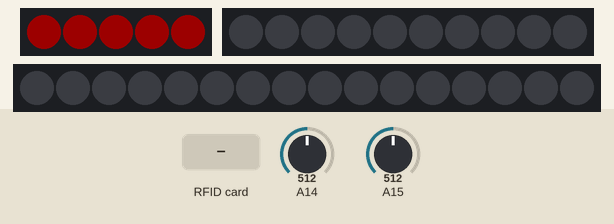
Simulated run of this sketch. Board: Arduino Mega 2560, built with avr-gcc and run on an emulated ATmega2560. Parts: 5 RGB LEDs in strip order, left to right, 10 RGB LEDs in strip order, left to right, 16 RGB LEDs in strip order, left to right. The test bench sets the inputs (shaded band); at power-on: A14 = 512, A15 = 512. Dim RGB values are drawn brighter than linear; what the sketch prints to the serial monitor is not drawn.

Above: at 1.2 s.
1.3 s: A14 set to 885
2.8 s: A14 set to 907
At 5.0 s:
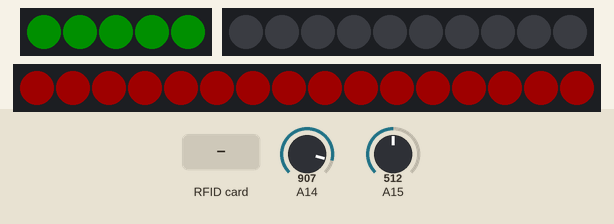
5.2 s: A14 set to 890
At 5.65 s:
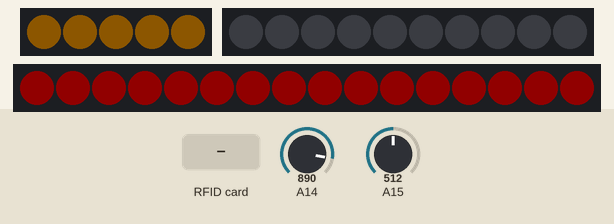
7.0 s: A14 set to 900
At 8.8 s:
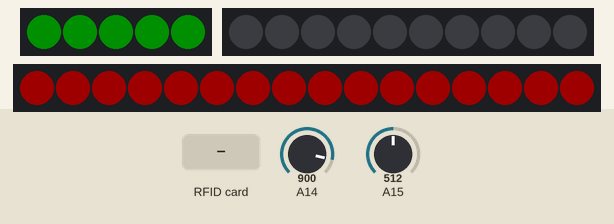
9.4 s: RFID card 5E 7A 19 C4 held to the reader
At 12.2 s:
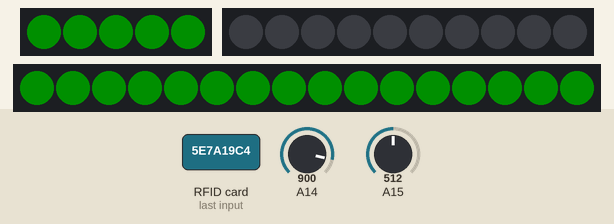
12.4 s: A14 set to 716
At 12.85 s:
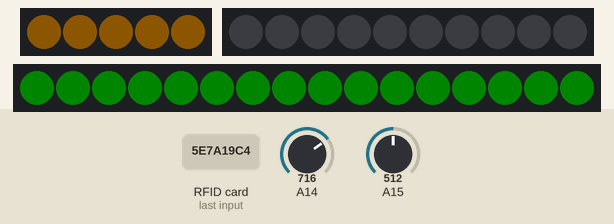
Timing chart, 0 to 15.4 s (numbered marks = the images above; inputs shaded):
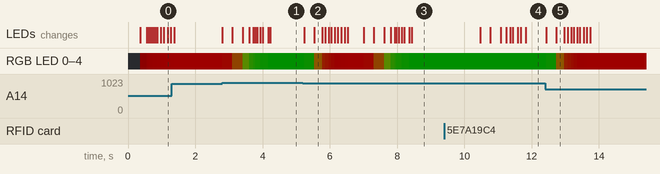

Measured:
- the behaviour switches between 899 and 900 on A14 (found by bisection; images 0 and 1)
- after the input at 2.8 s, RGB LED 0–4: RGB(30, 0, 0) → RGB(28, 1, 0) at once, → RGB(15, 7, 0) 0.30 s later, → RGB(7, 11, 0) 0.31 s later, → RGB(4, 13, 0) 0.19 s later, … (9 changes in this stretch)
- after the input at 5.2 s, RGB LED 0–4: RGB(0, 15, 0) → RGB(1, 14, 0) at once, → RGB(13, 8, 0) 0.30 s later, → RGB(20, 4, 0) 0.23 s later, → RGB(22, 3, 0) 0.10 s later, … (11 changes in this stretch)
- after the input at 7.0 s, RGB LED 0–4: RGB(30, 0, 0) → RGB(28, 1, 0) at once, → RGB(15, 7, 0) 0.30 s later, → RGB(7, 11, 0) 0.31 s later, → RGB(4, 13, 0) 0.19 s later, … (9 changes in this stretch)
- after the input at 12.4 s, RGB LED 0–4: RGB(0, 15, 0) → RGB(1, 14, 0) at once, → RGB(13, 8, 0) 0.30 s later, → RGB(20, 4, 0) 0.23 s later, → RGB(22, 3, 0) 0.10 s later, … (11 changes in this stretch)

The sketch:

jan27rfidAndSounds.ino
```cpp
#include <SPI.h>

#include <MFRC522.h>
#define SS_PIN 53 //SDA Pin
#define RST_PIN 5
MFRC522 mfrc522(SS_PIN, RST_PIN); // Instance of the mfrc522 class

#include <FastLED.h> //FastLED library
#define FIRST_STRIP_NUM_LEDS 5 //ONLY FOR FIRST LED STRIP
#define SECOND_STRIP_NUM_LEDS 10 //ONLY FOR FIRST LED STRIP
#define THIRD_STRIP_NUM_LEDS 16
#define FIRST_DATA_PIN 22
#define SECOND_DATA_PIN 24
#define THIRD_DATA_PIN 26
CRGB first_leds[FIRST_STRIP_NUM_LEDS]; //array for storing led colors
CRGB second_leds[SECOND_STRIP_NUM_LEDS];
CRGB third_leds[THIRD_STRIP_NUM_LEDS];

// ~~~~~~~~~~~~~~~~~~~~~~ DEFINE COLORS ~~~~~~~~~~~~~~~~~~~~~~

//  Beach - Light blues / tans / waves
CRGB beach = CHSV(130,255,255);
//  Desert - Light brown / fire effect
CRGB desert = CHSV(40,255,255);
//  Forest - Deep greens / blue / stream
CRGB forest = CHSV(105,255,255);
//  Thunderstorm - Dark blue / white lightning flashes
CRGB storm = CHSV(180,255,255);
//  Underwater - Deep blues  / light grey bubbles
CRGB water = CHSV(170,255,255);

CRGB targetColor, targetColor2;

int switchPin, switchPin2;
bool tagHasBeenApplied = false;

void setup() {
   //Initialize
   Serial.begin(9600);
   SPI.begin();       // Init SPI bus
   mfrc522.PCD_Init(); // Init MFRC522

   FastLED.setBrightness(30);
   FastLED.addLeds<NEOPIXEL, FIRST_DATA_PIN>(first_leds, FIRST_STRIP_NUM_LEDS).setCorrection(TypicalLEDStrip);
   FastLED.addLeds<NEOPIXEL, SECOND_DATA_PIN>(second_leds, SECOND_STRIP_NUM_LEDS).setCorrection(TypicalLEDStrip);
   FastLED.addLeds<NEOPIXEL, THIRD_DATA_PIN>(third_leds, THIRD_STRIP_NUM_LEDS).setCorrection(TypicalLEDStrip);
   Serial.println("RFID reading UID");
//   delay(3000);

   pinMode(A14, INPUT);
   pinMode(A15, INPUT);
//    Serial.println(""); //program breaks if delay exists but this line doesn't, not sure why... something to do with mfrc522 library?
}

void loop() {
  switchPin = analogRead(A14);
  switchPin2 = analogRead(A15);

  if (switchPin < 900 && switchPin2 < 900){
    fadeTowardColor( first_leds, FIRST_STRIP_NUM_LEDS, CRGB::Red, 5);
    fadeTowardColor( second_leds, SECOND_STRIP_NUM_LEDS, CRGB::Black, 5);
    fadeTowardColor( third_leds, THIRD_STRIP_NUM_LEDS, CRGB::Black, 5);
    FastLED.show();
    Serial.println("0"); //tell p5 to turn down
    targetColor = CRGB::Black;
    targetColor2 = CRGB::Black;
    FastLED.delay(10);
    tagHasBeenApplied = false;
  } else {
    if(tagHasBeenApplied == false){
      targetColor2 = CRGB::Red;
    } else {
      targetColor2 = CRGB::Green;
    }
    fadeTowardColor( first_leds, FIRST_STRIP_NUM_LEDS, CRGB::Green, 20);
    FastLED.show();
    if ( mfrc522.PICC_IsNewCardPresent()){
      tagHasBeenApplied = true;
      if ( mfrc522.PICC_ReadCardSerial()){
        if (mfrc522.uid.uidByte[0] == 0x19 && mfrc522.uid.uidByte[1] == 0xE8 && mfrc522.uid.uidByte[2] == 0xB3 && mfrc522.uid.uidByte[3] == 0xB0) {
           targetColor = beach;
           Serial.println("A");
        }
        if (mfrc522.uid.uidByte[0] == 0xC9 && mfrc522.uid.uidByte[1] == 0xFA && mfrc522.uid.uidByte[2] == 0x21 && mfrc522.uid.uidByte[3] == 0xB3) {
           targetColor = desert;
           Serial.println("B");
        }
        if (mfrc522.uid.uidByte[0] == 0xF9 && mfrc522.uid.uidByte[1] == 0xEC && mfrc522.uid.uidByte[2] == 0xC4 && mfrc522.uid.uidByte[3] == 0xB1) {
           targetColor = forest;
           Serial.println("C");
        }
        if (mfrc522.uid.uidByte[0] == 0xC9 && mfrc522.uid.uidByte[1] == 0xB1 && mfrc522.uid.uidByte[2] == 0xB6 && mfrc522.uid.uidByte[3] == 0xB0) {
           targetColor = storm;
           Serial.println("D");
        }
        if (mfrc522.uid.uidByte[0] == 0x29 && mfrc522.uid.uidByte[1] == 0x8E && mfrc522.uid.uidByte[2] == 0xAD && mfrc522.uid.uidByte[3] == 0xB0) {
           targetColor = water;
           Serial.println("E");
        }
//        Serial.print("Tag UID:");
//        for (byte i = 0; i < mfrc522.uid.size; i++) {
//          Serial.print(mfrc522.uid.uidByte[i] < 0x10 ? " 0" : " ");
//          Serial.print(mfrc522.uid.uidByte[i], HEX);
//        }
        Serial.println();
        mfrc522.PICC_HaltA();
        delay(1000);
      }
    } else {

    }
//
//    // fade all existing pixels toward bgColor by "5" (out of 255)
    fadeTowardColor( second_leds, SECOND_STRIP_NUM_LEDS, targetColor, 5);
    fadeTowardColor( third_leds, THIRD_STRIP_NUM_LEDS, targetColor2, 20);
    FastLED.show();
    FastLED.delay(10);
  }
}


// Helper function that blends one uint8_t toward another by a given amount
void nblendU8TowardU8( uint8_t& cur, const uint8_t target, uint8_t amount)
{
  if( cur == target) return;

  if( cur < target ) {
    uint8_t delta = target - cur;
    delta = scale8_video( delta, amount);
    cur += delta;
  } else {
    uint8_t delta = cur - target;
    delta = scale8_video( delta, amount);
    cur -= delta;
  }
}

// Blend one CRGB color toward another CRGB color by a given amount.
// Blending is linear, and done in the RGB color space.
// This function modifies 'cur' in place.
CRGB fadeTowardColor( CRGB& cur, const CRGB& target, uint8_t amount)
{
  nblendU8TowardU8( cur.red,   target.red,   amount);
  nblendU8TowardU8( cur.green, target.green, amount);
  nblendU8TowardU8( cur.blue,  target.blue,  amount);
  return cur;
}

// Fade an entire array of CRGBs toward a given background color by a given amount
// This function modifies the pixel array in place.
void fadeTowardColor( CRGB* L, uint16_t N, const CRGB& bgColor, uint8_t fadeAmount)
{
  for( uint16_t i = 0; i < N; i++) {
    fadeTowardColor( L[i], bgColor, fadeAmount);
  }
}
```
